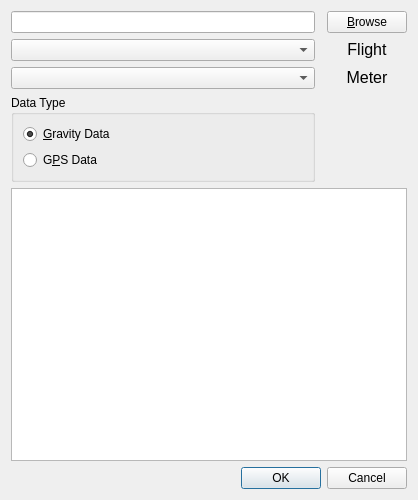
<?xml version="1.0" encoding="UTF-8"?>
<ui version="4.0">
 <class>Dialog</class>
 <widget class="QDialog" name="Dialog">
  <property name="windowModality">
   <enum>Qt::ApplicationModal</enum>
  </property>
  <property name="geometry">
   <rect>
    <x>0</x>
    <y>0</y>
    <width>418</width>
    <height>500</height>
   </rect>
  </property>
  <property name="sizePolicy">
   <sizepolicy hsizetype="Fixed" vsizetype="Fixed">
    <horstretch>0</horstretch>
    <verstretch>0</verstretch>
   </sizepolicy>
  </property>
  <property name="minimumSize">
   <size>
    <width>300</width>
    <height>500</height>
   </size>
  </property>
  <property name="maximumSize">
   <size>
    <width>600</width>
    <height>1200</height>
   </size>
  </property>
  <property name="windowTitle">
   <string>Import Data</string>
  </property>
  <property name="windowIcon">
   <iconset resource="resources.qrc">
    <normaloff>:/images/assets/geoid_icon.png</normaloff>:/images/assets/geoid_icon.png</iconset>
  </property>
  <layout class="QGridLayout" name="gridLayout">
   <item row="5" column="0">
    <widget class="QGroupBox" name="group_datatype">
     <property name="title">
      <string>Data Type</string>
     </property>
     <layout class="QVBoxLayout" name="verticalLayout">
      <item>
       <widget class="QRadioButton" name="type_gravity">
        <property name="text">
         <string>&amp;Gravity Data</string>
        </property>
        <property name="checked">
         <bool>true</bool>
        </property>
        <attribute name="buttonGroup">
         <string notr="true">group_radiotype</string>
        </attribute>
       </widget>
      </item>
      <item>
       <widget class="QRadioButton" name="type_gps">
        <property name="text">
         <string>G&amp;PS Data</string>
        </property>
        <attribute name="buttonGroup">
         <string notr="true">group_radiotype</string>
        </attribute>
       </widget>
      </item>
     </layout>
    </widget>
   </item>
   <item row="8" column="0" colspan="3">
    <widget class="QDialogButtonBox" name="buttonBox">
     <property name="orientation">
      <enum>Qt::Horizontal</enum>
     </property>
     <property name="standardButtons">
      <set>QDialogButtonBox::Cancel|QDialogButtonBox::Ok</set>
     </property>
    </widget>
   </item>
   <item row="3" column="0">
    <widget class="QComboBox" name="combo_flights"/>
   </item>
   <item row="4" column="0">
    <widget class="QComboBox" name="combo_meters"/>
   </item>
   <item row="1" column="0">
    <widget class="QLineEdit" name="field_path">
     <property name="readOnly">
      <bool>true</bool>
     </property>
    </widget>
   </item>
   <item row="7" column="0" colspan="3">
    <widget class="QTreeView" name="tree_directory"/>
   </item>
   <item row="1" column="2">
    <widget class="QPushButton" name="button_browse">
     <property name="text">
      <string>&amp;Browse</string>
     </property>
    </widget>
   </item>
   <item row="3" column="2">
    <widget class="QLabel" name="label_3">
     <property name="text">
      <string>&lt;html&gt;&lt;head/&gt;&lt;body&gt;&lt;p align=&quot;center&quot;&gt;&lt;span style=&quot; font-size:12pt;&quot;&gt;Flight&lt;/span&gt;&lt;/p&gt;&lt;/body&gt;&lt;/html&gt;</string>
     </property>
    </widget>
   </item>
   <item row="4" column="2">
    <widget class="QLabel" name="label">
     <property name="text">
      <string>&lt;html&gt;&lt;head/&gt;&lt;body&gt;&lt;p align=&quot;center&quot;&gt;&lt;span style=&quot; font-size:12pt;&quot;&gt;Meter&lt;/span&gt;&lt;/p&gt;&lt;/body&gt;&lt;/html&gt;</string>
     </property>
    </widget>
   </item>
  </layout>
 </widget>
 <resources>
  <include location="resources.qrc"/>
 </resources>
 <connections>
  <connection>
   <sender>buttonBox</sender>
   <signal>rejected()</signal>
   <receiver>Dialog</receiver>
   <slot>reject()</slot>
   <hints>
    <hint type="sourcelabel">
     <x>316</x>
     <y>260</y>
    </hint>
    <hint type="destinationlabel">
     <x>286</x>
     <y>274</y>
    </hint>
   </hints>
  </connection>
 </connections>
 <buttongroups>
  <buttongroup name="group_radiotype"/>
 </buttongroups>
</ui>
